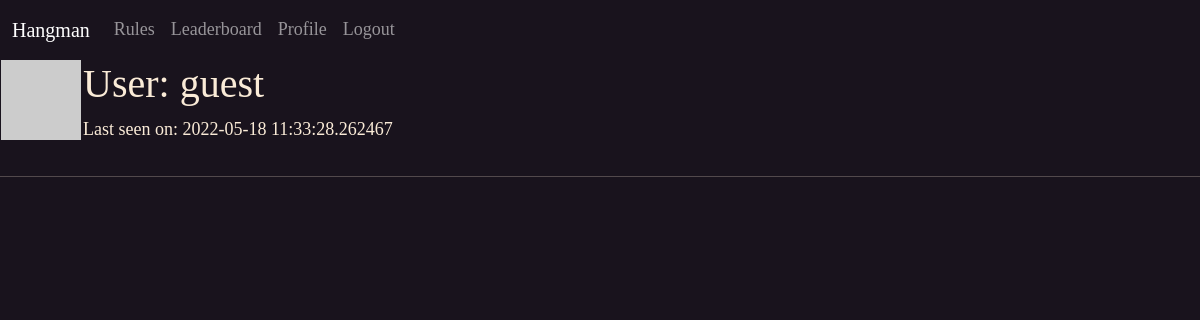
Before: /user/guest (signed in) with the older database file.
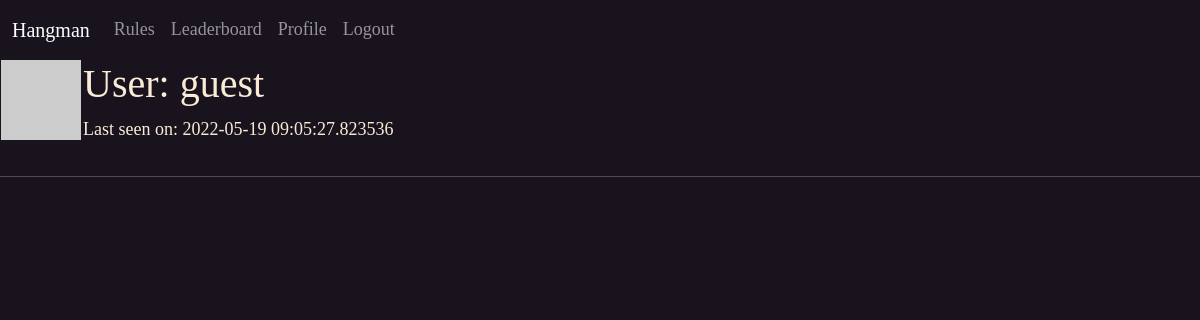
After: the same page with the newer database file.
### app/models.py (models this page shows, shortened)
class User(UserMixin, db.Model):
    id = db.Column(db.Integer, primary_key=True)
    email = db.Column(db.String(60), index=True, unique=True)
    username = db.Column(db.String(60), index=True, unique=True)
    password_hash = db.Column(db.String(128))
    last_seen = db.Column(db.DateTime, default=datetime.utcnow)
    def avatar(self, size):
        digest = md5('hangguest@protonmail.com'.lower().encode('utf-8')).hexdigest()
        return 'https://www.gravatar.com/avatar/{}?d=retro&s={}'.format(digest,size)

### app/routes.py (the view)
@app.route('/user/<username>')
@login_required
def user(username):
    user = User.query.filter_by(username=username).first_or_404()
    return render_template('user.html', user=user)

### app/models.py (called while the page is built)
@login.user_loader
def load_user(id):
    return User.query.get(int(id))

### app/routes.py (called while the page is built)
@app.before_request
def before_request():
    if current_user.is_authenticated:
        current_user.last_seen = datetime.utcnow()
        db.session.commit()

### app/templates/user.html (shortened to what this page needs)
{% extends "base.html" %}
{% block content %}
<table>
    <tr valign="top">
        <td><img src="{{ user.avatar(128) }}"></td>
        <td>
            <h1>User: {{ user.username }}</h1>
            {% if user.last_seen %}<p>Last seen on: {{ user.last_seen }}</p>{% endif %}
        </td>
    </tr>
</table>
{% endblock %}

### app/templates/base.html (shortened to what this page needs)
<!DOCTYPE html>
<html>
<head>
    <link href="https://cdn.jsdelivr.net/npm/bootstrap@5.1.3/dist/css/bootstrap.min.css" rel="stylesheet"
>
</head>
<body>
    <nav class="navbar navbar-expand-sm navbar-dark sticky-top">
        <div class="container-fluid">
            <a class="navbar-brand" href="{{ url_for('hangman') }}">Hangman</a>
            <div class="collapse navbar-collapse" id="navbarSupportedContent">
                <ul class="navbar-nav me-auto mb-2 mb-lg-0">
                    <li class="nav-item">
                        <a class="nav-link" id="rules" style="cursor: pointer;">Rules</a>
                    </li>
                    <li class="nav-item">
                        <a class="nav-link" href="{{ url_for('leaderboard') }}">Leaderboard</a>
                    </li>
                    {% if current_user.is_anonymous %}
                    <li class="nav-item">
                        <a class="nav-link" href="{{ url_for('login') }}">Login</a>
                    </li>
                    {% else %}
                    <li class="nav-item">
                        <a class="nav-link" href="{{ url_for('user', username=current_user.username) }}">Profile</a>
                    </li>
                    <li class="nav-item">
                        <a class="nav-link" href="{{ url_for('logout') }}">Logout</a>
                    </li>
                    {% endif %}
                </ul>
            </div>
        </div>
    </nav>
    {%block content%}
    {%endblock%}
    <hr>
</body>
<link rel="stylesheet" href="{{url_for('static', filename='Hangman.css')}} ">
</html>

### app/static/Hangman.css (style rules this page uses)
body { background-color: rgb(25, 19, 29); color: antiquewhite; font-family: cursive, 'Times New Roman', Times, serif, Georgia; font-size: large; }

Changed rows visible on the page:
changed User "guest": last_seen "2022-05-18 11:33:28.262467" → "2022-05-19 09:05:27.823536"
